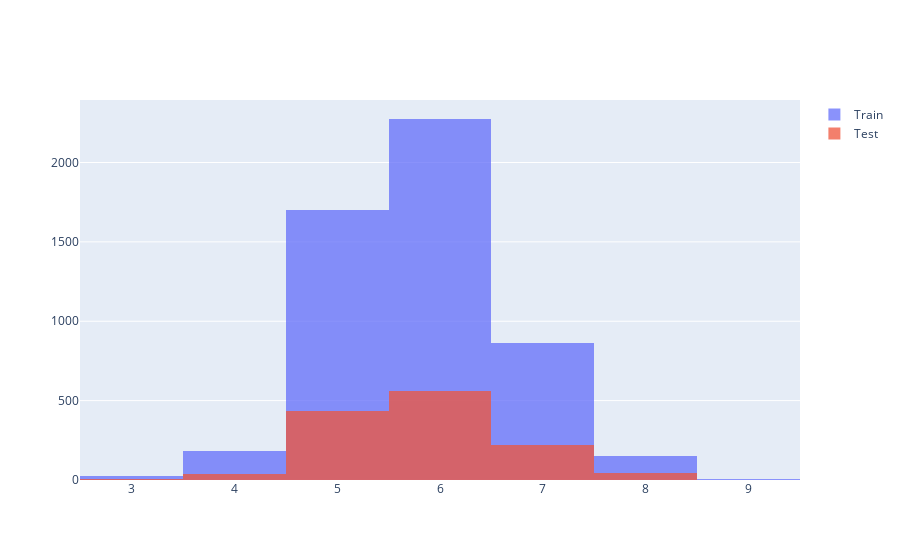

The notebook cell this image was saved under:
### Markdown cell above
### 훈련용과 테스트용 레드/화이트 와인에 따라 어느정도 구분되었는지

### Code cell
import plotly.graph_objects as go 

fig = go.Figure()
fig.add_trace(go.Histogram(x = X_train['quality'], name = 'Train'))
fig.add_trace(go.Histogram(x = X_test['quality'], name = 'Test'))

fig.update_layout(barmode = 'overlay')
fig.update_traces(opacity = 0.75)
fig.show()

### Figure 1 — Plotly figure (JSON) as saved in the notebook; plotly's stock layout.template omitted (floating-point values rounded to 4 significant figures; data arrays with more than 128 entries replaced by an {"elided": "..."} marker saying what was removed)
{"data": [{"name": "Train", "opacity": 0.75, "type": "histogram", "x": {"elided": "5197 int values"}}, {"name": "Test", "opacity": 0.75, "type": "histogram", "x": {"elided": "1300 int values"}}], "layout": {"barmode": "overlay"}}
